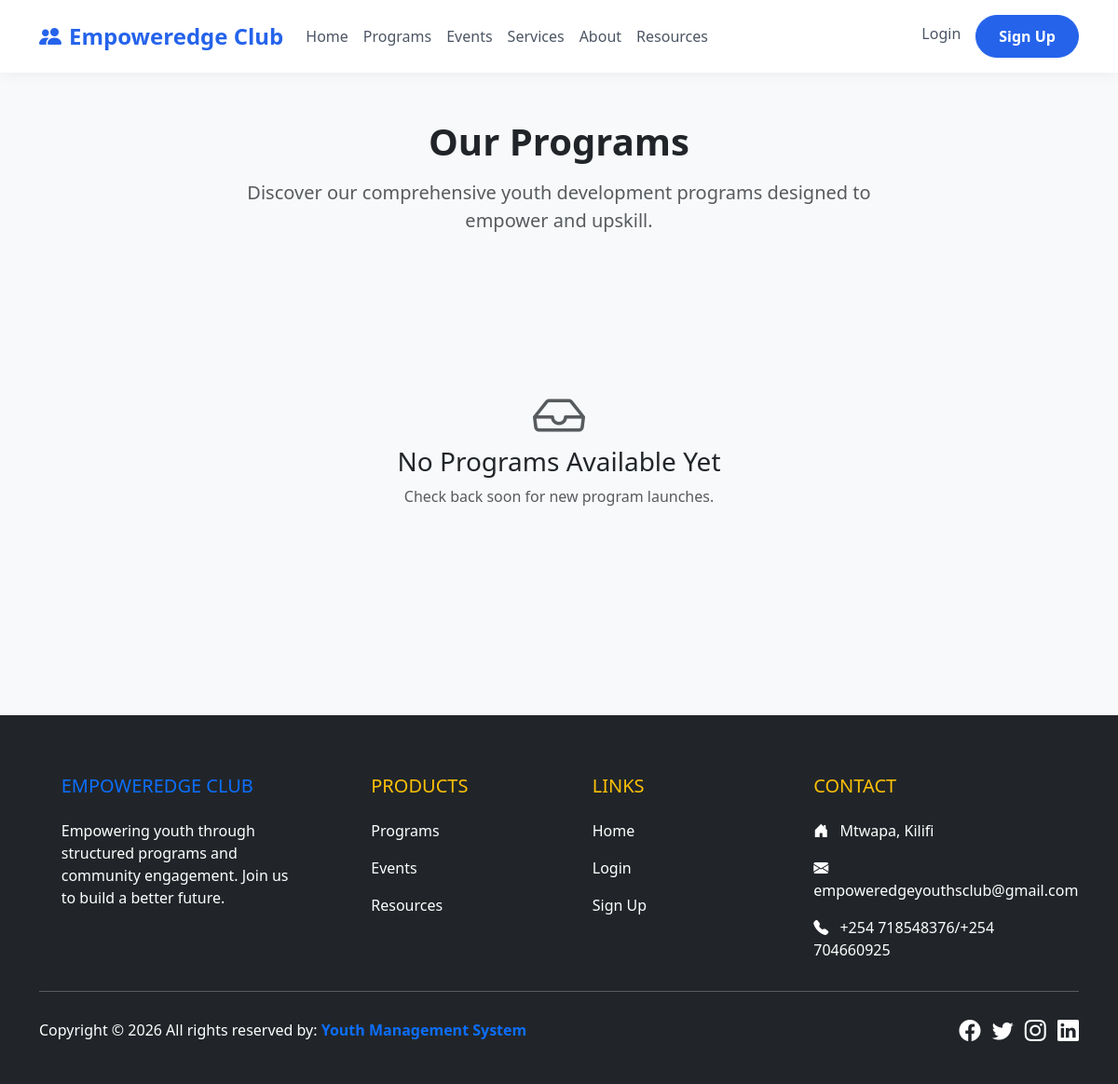
The page /programs/ on the database as committed earlier.
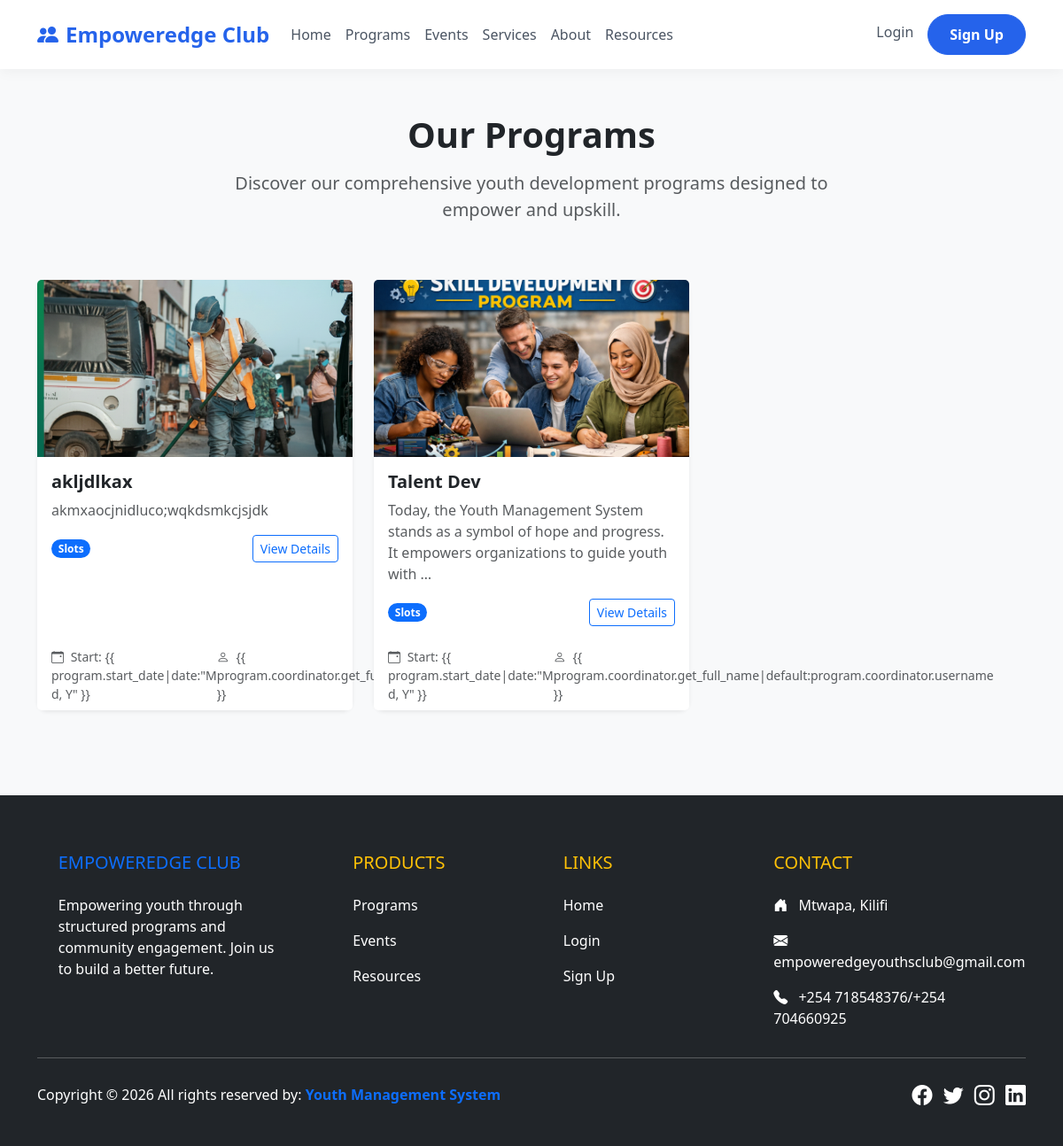
The same page on the database as committed later.
### programs/models.py (models this page shows, shortened)
class Program(models.Model):
    title = models.CharField(max_length=200)
    description = models.TextField()
    coordinator = models.ForeignKey(settings.AUTH_USER_MODEL, on_delete=models.SET_NULL, null=True, related_name='coordinated_programs')
    start_date = models.DateField()
    end_date = models.DateField()
    capacity = models.PositiveIntegerField(default=50)
    image = models.ImageField(upload_to='program_images/', blank=True, null=True)
    created_at = models.DateTimeField(auto_now_add=True)

### programs/views.py (the view)
# urls.py: path('', ProgramListView.as_view(), name='program_list'),
class ProgramListView(ListView):
    model = Program
    template_name = 'programs/program_list.html'
    context_object_name = 'programs'
    ordering = ['-start_date']

### templates/programs/program_list.html (shortened to what this page needs)
{% extends 'base.html' %}
{%load static%}
{% block content %}
<div class="container py-5">
    <div class="row mb-5">
        <div class="col-lg-8 mx-auto text-center">
            <h1 class="fw-bold mb-3">Our Programs</h1>
            <p class="lead text-muted">Discover our comprehensive youth development programs designed to empower and
                upskill.</p>
        </div>
    </div>
    <div class="row g-4">
        {% for program in programs %}
        <div class="col-md-6 col-lg-4">
            <div class="card h-100 shadow-sm border-0">
                {% if program.image %}
                <img src="{{ program.image.url }}" class="card-img-top" alt="{{ program.title }}"
                    style="height: 200px; object-fit: cover;">
                {% else %}
                <div class="bg-light card-img-top d-flex align-items-center justify-content-center"
                    style="height: 200px;">
                    <i class="bi bi-mortarboard display-4 text-muted"></i>
                </div>
                {% endif %}
                <div class="card-body">
                    <h5 class="card-title fw-bold">{{ program.title }}</h5>
                    <p class="card-text text-muted mb-3">{{ program.description|truncatewords:20 }}</p>
                    <div class="d-flex justify-content-between align-items-center mt-auto">
                        <span class="badge bg-primary rounded-pill">{{ program.get_capacity_display }} Slots</span>
                        <div>
                            <a href="{% url 'program_detail' program.pk %}" class="btn btn-outline-primary btn-sm">View
                                Details</a>
                        </div>
                    </div>
                </div>
                <div class="card-footer bg-white border-top-0 text-muted small">
                    <div class="d-flex justify-content-between">
                        <span><i class="bi bi-calendar-event me-1"></i> Start: {{ program.start_date|date:"M d, Y"
                            }}</span>
                        <span><i class="bi bi-person me-1"></i> {{
                            program.coordinator.get_full_name|default:program.coordinator.username }}</span>
                    </div>
                </div>
            </div>
        </div>
        {% empty %}
        <div class="col-12 text-center py-5">
            <div class="p-5 bg-light rounded-3">
                <i class="bi bi-inbox display-4 text-muted mb-3"></i>
                <h3>No Programs Available Yet</h3>
                <p class="text-muted">Check back soon for new program launches.</p>
            </div>
        </div>
        {% endfor %}
    </div>
</div>
{% endblock %}

Rows that differ between the two databases and show on the page:
added Program: image (picture), title "akljdlkax", description "akmxaocjnidluco;wqkdsmkcjsjdk"
added Program: image (picture), title "Talent Dev", description "Today, the Youth Management System stands as a symbol of hope and progress. It empowers organizations to guide youth with …"
Other text that changed with them:
text no longer shown: "No Programs Available Yet Check back soon for new program launches."
